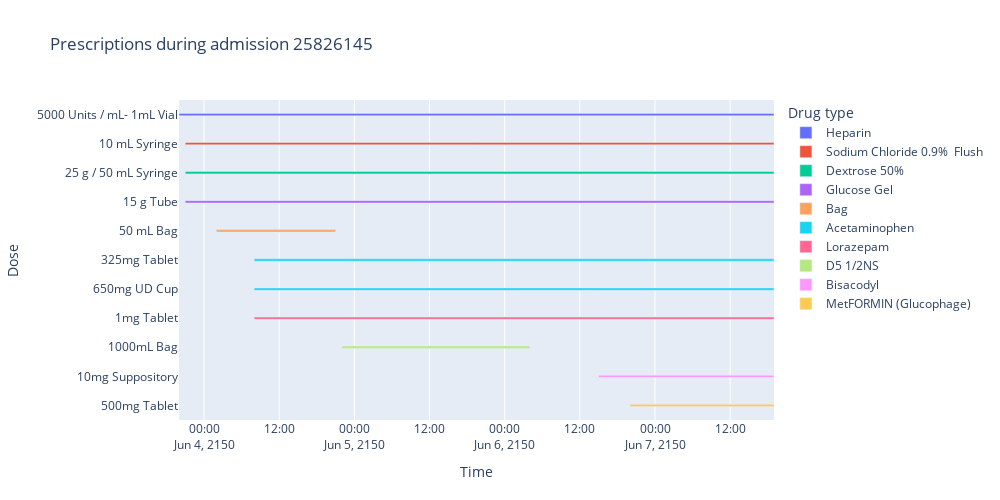

Notebook cell for this chart:
### Code cell
fig = px.timeline(df_patpresc_admunq, x_start="starttime", x_end="stoptime", y='prod_strength', color='drug', width=1000, height=500, title='Prescriptions during admission {}'.format(adm_id))
fig.update_traces(width=0.08) 
fig.update_xaxes(range=[df_patpresc_admunq['starttime'].min(), df_patpresc_admunq['stoptime'].max()])
fig.update_yaxes(autorange="reversed")

fig.update_layout(
    xaxis_title="Time",
    yaxis_title="Dose",
    legend_title="Drug type",
)
fig.show()

### Figure 1 — Plotly figure (JSON) as saved in the notebook; plotly's stock layout.template omitted (floating-point values rounded to 4 significant figures)
{"data": [{"alignmentgroup": "True", "base": ["2150-06-03 20:00:00"], "hovertemplate": "drug=Heparin<br>starttime=%{base}<br>stoptime=%{x}<br>prod_strength=%{y}<extra></extra>", "legendgroup": "Heparin", "marker": {"color": "#636efa"}, "name": "Heparin", "offsetgroup": "Heparin", "orientation": "h", "showlegend": true, "textposition": "auto", "type": "bar", "width": 0.08, "x": [342000000], "xaxis": "x", "y": ["5000 Units / mL- 1mL Vial"], "yaxis": "y"}, {"alignmentgroup": "True", "base": ["2150-06-03 21:00:00"], "hovertemplate": "drug=Sodium Chloride 0.9%  Flush<br>starttime=%{base}<br>stoptime=%{x}<br>prod_strength=%{y}<extra></extra>", "legendgroup": "Sodium Chloride 0.9%  Flush", "marker": {"color": "#EF553B"}, "name": "Sodium Chloride 0.9%  Flush", "offsetgroup": "Sodium Chloride 0.9%  Flush", "orientation": "h", "showlegend": true, "textposition": "auto", "type": "bar", "width": 0.08, "x": [338400000], "xaxis": "x", "y": ["10 mL Syringe"], "yaxis": "y"}, {"alignmentgroup": "True", "base": ["2150-06-03 21:00:00"], "hovertemplate": "drug=Dextrose 50%<br>starttime=%{base}<br>stoptime=%{x}<br>prod_strength=%{y}<extra></extra>", "legendgroup": "Dextrose 50%", "marker": {"color": "#00cc96"}, "name": "Dextrose 50%", "offsetgroup": "Dextrose 50%", "orientation": "h", "showlegend": true, "textposition": "auto", "type": "bar", "width": 0.08, "x": [338400000], "xaxis": "x", "y": ["25 g / 50 mL Syringe"], "yaxis": "y"}, {"alignmentgroup": "True", "base": ["2150-06-03 21:00:00"], "hovertemplate": "drug=Glucose Gel<br>starttime=%{base}<br>stoptime=%{x}<br>prod_strength=%{y}<extra></extra>", "legendgroup": "Glucose Gel", "marker": {"color": "#ab63fa"}, "name": "Glucose Gel", "offsetgroup": "Glucose Gel", "orientation": "h", "showlegend": true, "textposition": "auto", "type": "bar", "width": 0.08, "x": [338400000], "xaxis": "x", "y": ["15 g Tube"], "yaxis": "y"}, {"alignmentgroup": "True", "base": ["2150-06-04 02:00:00", "2150-06-04 02:00:00", "2150-06-04 02:00:00"], "hovertemplate": "drug=Bag<br>starttime=%{base}<br>stoptime=%{x}<br>prod_strength=%{y}<extra></extra>", "legendgroup": "Bag", "marker": {"color": "#FFA15A"}, "name": "Bag", "offsetgroup": "Bag", "orientation": "h", "showlegend": true, "textposition": "auto", "type": "bar", "width": 0.08, "x": [68400000, 68400000, 68400000], "xaxis": "x", "y": ["50 mL Bag", "50 mL Bag", "50 mL Bag"], "yaxis": "y"}, {"alignmentgroup": "True", "base": ["2150-06-04 08:00:00", "2150-06-04 08:00:00"], "hovertemplate": "drug=Acetaminophen<br>starttime=%{base}<br>stoptime=%{x}<br>prod_strength=%{y}<extra></extra>", "legendgroup": "Acetaminophen", "marker": {"color": "#19d3f3"}, "name": "Acetaminophen", "offsetgroup": "Acetaminophen", "orientation": "h", "showlegend": true, "textposition": "auto", "type": "bar", "width": 0.08, "x": [298800000, 298800000], "xaxis": "x", "y": ["325mg Tablet", "650mg UD Cup"], "yaxis": "y"}, {"alignmentgroup": "True", "base": ["2150-06-04 08:00:00"], "hovertemplate": "drug=Lorazepam<br>starttime=%{base}<br>stoptime=%{x}<br>prod_strength=%{y}<extra></extra>", "legendgroup": "Lorazepam", "marker": {"color": "#FF6692"}, "name": "Lorazepam", "offsetgroup": "Lorazepam", "orientation": "h", "showlegend": true, "textposition": "auto", "type": "bar", "width": 0.08, "x": [298800000], "xaxis": "x", "y": ["1mg Tablet"], "yaxis": "y"}, {"alignmentgroup": "True", "base": ["2150-06-04 22:00:00"], "hovertemplate": "drug=D5 1/2NS<br>starttime=%{base}<br>stoptime=%{x}<br>prod_strength=%{y}<extra></extra>", "legendgroup": "D5 1/2NS", "marker": {"color": "#B6E880"}, "name": "D5 1/2NS", "offsetgroup": "D5 1/2NS", "orientation": "h", "showlegend": true, "textposition": "auto", "type": "bar", "width": 0.08, "x": [108000000], "xaxis": "x", "y": ["1000mL Bag"], "yaxis": "y"}, {"alignmentgroup": "True", "base": ["2150-06-06 15:00:00", "2150-06-08 08:00:00"], "hovertemplate": "drug=Bisacodyl<br>starttime=%{base}<br>stoptime=%{x}<br>prod_strength=%{y}<extra></extra>", "legendgroup": "Bisacodyl", "marker": {"color": "#FF97FF"}, "name": "Bisacodyl", "offsetgroup": "Bisacodyl", "orientation": "h", "showlegend": true, "textposition": "auto", "type": "bar", "width": 0.08, "x": [100800000, -46800000], "xaxis": "x", "y": ["10mg Suppository", "10mg Suppository"], "yaxis": "y"}, {"alignmentgroup": "True", "base": ["2150-06-06 20:00:00"], "hovertemplate": "drug=MetFORMIN (Glucophage)<br>starttime=%{base}<br>stoptime=%{x}<br>prod_strength=%{y}<extra></extra>", "legendgroup": "MetFORMIN (Glucophage)", "marker": {"color": "#FECB52"}, "name": "MetFORMIN (Glucophage)", "offsetgroup": "MetFORMIN (Glucophage)", "orientation": "h", "showlegend": true, "textposition": "auto", "type": "bar", "width": 0.08, "x": [82800000], "xaxis": "x", "y": ["500mg Tablet"], "yaxis": "y"}], "layout": {"barmode": "overlay", "height": 500, "legend": {"title": {"text": "Drug type"}, "tracegroupgap": 0}, "title": {"text": "Prescriptions during admission 25826145"}, "width": 1000, "xaxis": {"anchor": "y", "domain": [0, 1], "range": ["2150-06-03 20:00:00", "2150-06-07 19:00:00"], "title": {"text": "Time"}, "type": "date"}, "yaxis": {"anchor": "x", "autorange": true, "domain": [0, 1], "range": [10.5, -0.5], "title": {"text": "Dose"}, "type": "category"}}}
